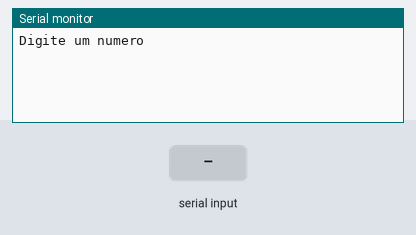
Bench run of a sketch on a simulated Arduino Uno, built with avr-gcc and run on an emulated ATmega328P. Shown: the last lines printed to the serial monitor. The test bench sets the inputs (shaded band).

Above: at 1.2 s.
1.3 s: "90,45\n" received over Serial
At 2.5 s:
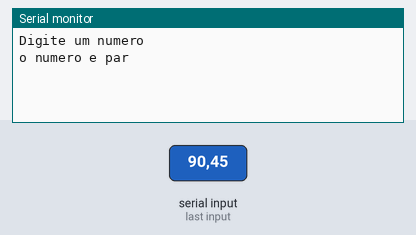
At 4.7 s:
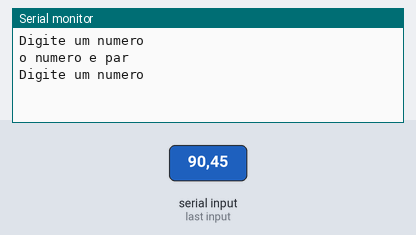

The sketch:

condicionais_ex131.ino
```cpp
/*Faça um programa que receba um número de usuário e exiba este
número, apenas se for par.*/


// C++ code
//Variaveis
int numero = 0;

void setup()
{
 Serial.begin(9600);
}

void loop()
{
  Serial.println("Digite um numero");
  while(! Serial.available());
  numero = Serial.parseInt();

  if(numero % 2 == 0){
  Serial.println("o numero e par");
  }
  delay(3000);
}
```

Measured:
- after the input at 1.3 s, the serial monitor: prints a new line at once (image 1)
